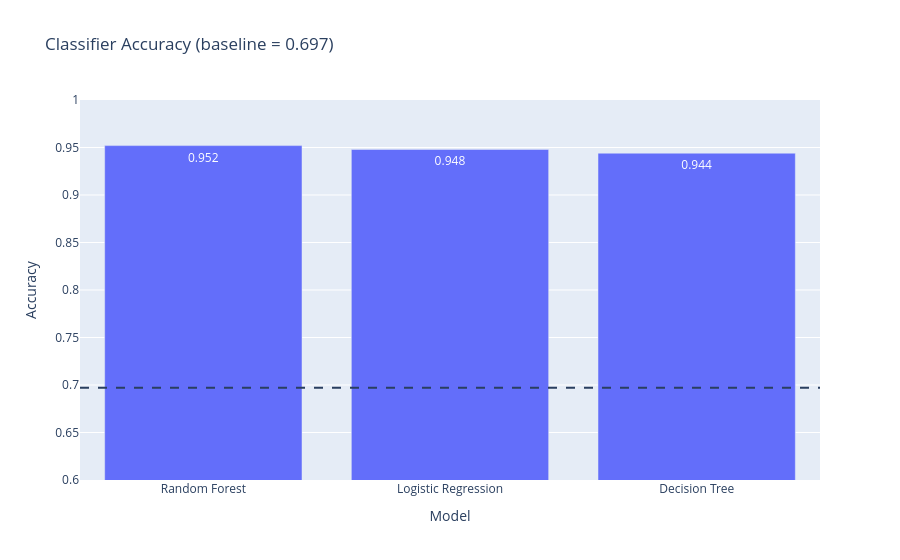

Notebook code cell kept with this figure:
### Code cell
fig = px.bar(clf_results, x="Model", y="Accuracy", text="Accuracy",
             title=f"Classifier Accuracy (baseline = {baseline})")
fig.update_yaxes(range=[0.6, 1.0])
fig.add_hline(y=baseline, line_dash="dash")
fig.show()

### Figure 1 — Plotly figure (JSON) as saved in the notebook; plotly's stock layout.template omitted (floating-point values rounded to 4 significant figures)
{"data": [{"hovertemplate": "Model=%{x}<br>Accuracy=%{text}<extra></extra>", "legendgroup": "", "marker": {"color": "#636efa", "pattern": {"shape": ""}}, "name": "", "orientation": "v", "showlegend": false, "text": [0.952, 0.948, 0.944], "textposition": "auto", "type": "bar", "x": ["Random Forest", "Logistic Regression", "Decision Tree"], "xaxis": "x", "y": [0.952, 0.948, 0.944], "yaxis": "y"}], "layout": {"barmode": "relative", "legend": {"tracegroupgap": 0}, "shapes": [{"line": {"dash": "dash"}, "type": "line", "x0": 0, "x1": 1, "xref": "x domain", "y0": 0.697, "y1": 0.697, "yref": "y"}], "title": {"text": "Classifier Accuracy (baseline = 0.697)"}, "xaxis": {"anchor": "y", "domain": [0, 1], "title": {"text": "Model"}}, "yaxis": {"anchor": "x", "domain": [0, 1], "range": [0.6, 1], "title": {"text": "Accuracy"}}}}
